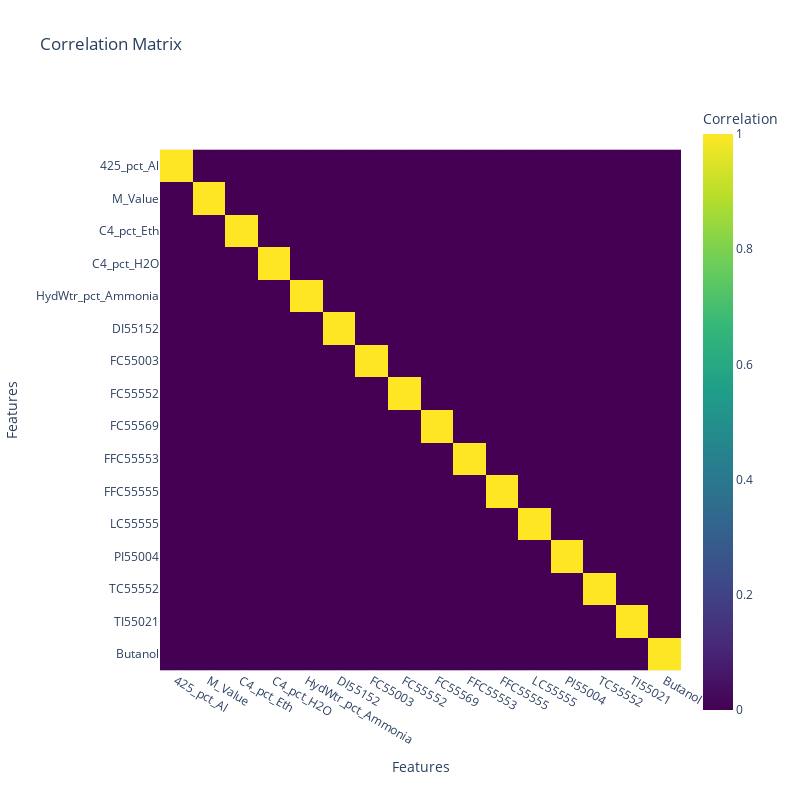

Notebook code for this chart:
### Code cell
threshold = 0.9
correlation_matrix = df_All.corr(numeric_only=True)
correlation_matrix = correlation_matrix[abs(correlation_matrix) > threshold].fillna(0)



fig = px.imshow(correlation_matrix, 
                color_continuous_scale='Viridis',
                labels=dict(x="Features", y="Features", color="Correlation"),
                title="Correlation Matrix")

fig.update_xaxes(title_text='Features', side='bottom')
fig.update_layout(width=800, height=800)

fig.show()

### Figure 1 — Plotly figure (JSON) as saved in the notebook; plotly's stock layout.template omitted (floating-point values rounded to 4 significant figures; data arrays with more than 128 entries replaced by an {"elided": "..."} marker saying what was removed)
{"data": [{"coloraxis": "coloraxis", "hovertemplate": "Features: %{x}<br>Features: %{y}<br>Correlation: %{z}<extra></extra>", "name": "0", "type": "heatmap", "x": ["425_pct_Al", "M_Value", "C4_pct_Eth", "C4_pct_H2O", "HydWtr_pct_Ammonia", "DI55152", "FC55003", "FC55552", "FC55569", "FFC55553", "FFC55555", "LC55555", "PI55004", "TC55552", "TI55021", "Butanol"], "xaxis": "x", "y": ["425_pct_Al", "M_Value", "C4_pct_Eth", "C4_pct_H2O", "HydWtr_pct_Ammonia", "DI55152", "FC55003", "FC55552", "FC55569", "FFC55553", "FFC55555", "LC55555", "PI55004", "TC55552", "TI55021", "Butanol"], "yaxis": "y", "z": {"elided": "16x16 int values"}}], "layout": {"coloraxis": {"colorbar": {"title": {"text": "Correlation"}}, "colorscale": [[0, "#440154"], [0.1111, "#482878"], [0.2222, "#3e4989"], [0.3333, "#31688e"], [0.4444, "#26828e"], [0.5556, "#1f9e89"], [0.6667, "#35b779"], [0.7778, "#6ece58"], [0.8889, "#b5de2b"], [1, "#fde725"]]}, "height": 800, "title": {"text": "Correlation Matrix"}, "width": 800, "xaxis": {"anchor": "y", "constrain": "domain", "domain": [0, 1], "scaleanchor": "y", "side": "bottom", "title": {"text": "Features"}}, "yaxis": {"anchor": "x", "autorange": "reversed", "constrain": "domain", "domain": [0, 1], "title": {"text": "Features"}}}}
